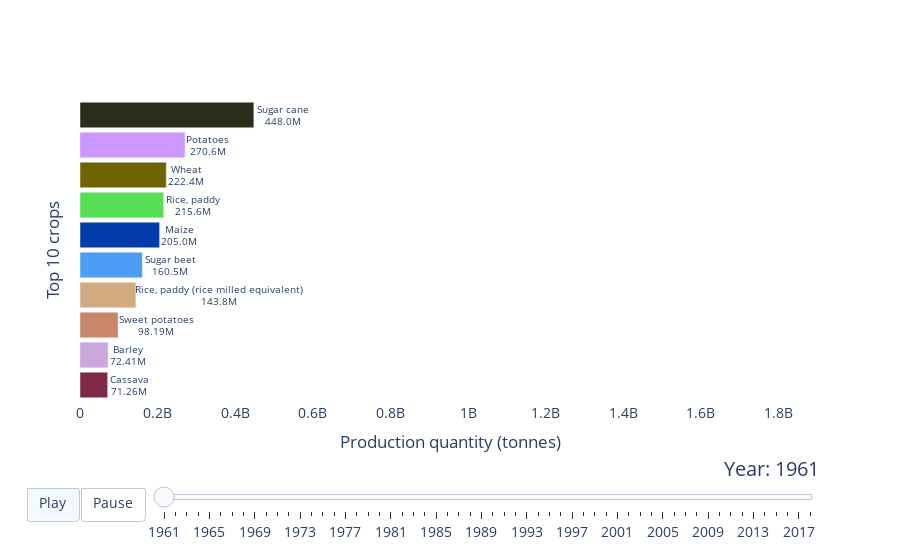

Notebook code for this chart:
### Code cell
data = pd.read_csv('https://raw.githubusercontent.com/lc5415/raceplotly/main/example/FAOSTAT_data.csv')

my_raceplot = barplot(data,  item_column='Item', value_column='Value', time_column='Year')

my_raceplot.plot(item_label = 'Top 10 crops',
                 value_label = 'Production quantity (tonnes)',
                 time_label = 'Year: ', ## overwrites default `Date: `
                 frame_duration = 800)

### Figure 1 — Plotly figure (JSON) as saved in the notebook; plotly's stock layout.template omitted (floating-point values rounded to 4 significant figures)
{"data": [{"cliponaxis": false, "hoverinfo": "all", "marker": {"color": ["rgb(129, 40, 68)", "rgb(202, 168, 221)", "rgb(201, 134, 106)", "rgb(209, 170, 127)", "rgb(75, 158, 243)", "rgb(1, 60, 170)", "rgb(87, 224, 85)", "rgb(111, 100, 3)", "rgb(204, 151, 254)", "rgb(43, 44, 26)"]}, "orientation": "h", "textangle": 0, "textposition": "outside", "texttemplate": "%{y}<br>%{x:.4s}", "type": "bar", "x": [71259839, 72411104, 98192635, 143836304, 160501987, 205027583, 215646633, 222357231, 270552196, 447977522], "y": ["Cassava", "Barley", "Sweet potatoes", "Rice, paddy (rice milled equivalent)", "Sugar beet", "Maize", "Rice, paddy", "Wheat", "Potatoes", "Sugar cane"]}], "layout": {"bargap": 0.15, "font": {"size": 14}, "plot_bgcolor": "#FFFFFF", "sliders": [{"active": 0, "currentvalue": {"font": {"size": 20}, "prefix": "Year: ", "visible": true, "xanchor": "right"}, "len": 0.9, "pad": {"b": 10, "t": 50}, "steps": [{"args": [["1961"], {"frame": {"duration": 800, "redraw": false}, "mode": "immediate", "transition": {"duration": 800}}], "label": "1961", "method": "animate"}, {"args": [["1962"], {"frame": {"duration": 800, "redraw": false}, "mode": "immediate", "transition": {"duration": 800}}], "label": "1962", "method": "animate"}, {"args": [["1963"], {"frame": {"duration": 800, "redraw": false}, "mode": "immediate", "transition": {"duration": 800}}], "label": "1963", "method": "animate"}, {"args": [["1964"], {"frame": {"duration": 800, "redraw": false}, "mode": "immediate", "transition": {"duration": 800}}], "label": "1964", "method": "animate"}, {"args": [["1965"], {"frame": {"duration": 800, "redraw": false}, "mode": "immediate", "transition": {"duration": 800}}], "label": "1965", "method": "animate"}, {"args": [["1966"], {"frame": {"duration": 800, "redraw": false}, "mode": "immediate", "transition": {"duration": 800}}], "label": "1966", "method": "animate"}, {"args": [["1967"], {"frame": {"duration": 800, "redraw": false}, "mode": "immediate", "transition": {"duration": 800}}], "label": "1967", "method": "animate"}, {"args": [["1968"], {"frame": {"duration": 800, "redraw": false}, "mode": "immediate", "transition": {"duration": 800}}], "label": "1968", "method": "animate"}, {"args": [["1969"], {"frame": {"duration": 800, "redraw": false}, "mode": "immediate", "transition": {"duration": 800}}], "label": "1969", "method": "animate"}, {"args": [["1970"], {"frame": {"duration": 800, "redraw": false}, "mode": "immediate", "transition": {"duration": 800}}], "label": "1970", "method": "animate"}, {"args": [["1971"], {"frame": {"duration": 800, "redraw": false}, "mode": "immediate", "transition": {"duration": 800}}], "label": "1971", "method": "animate"}, {"args": [["1972"], {"frame": {"duration": 800, "redraw": false}, "mode": "immediate", "transition": {"duration": 800}}], "label": "1972", "method": "animate"}, {"args": [["1973"], {"frame": {"duration": 800, "redraw": false}, "mode": "immediate", "transition": {"duration": 800}}], "label": "1973", "method": "animate"}, {"args": [["1974"], {"frame": {"duration": 800, "redraw": false}, "mode": "immediate", "transition": {"duration": 800}}], "label": "1974", "method": "animate"}, {"args": [["1975"], {"frame": {"duration": 800, "redraw": false}, "mode": "immediate", "transition": {"duration": 800}}], "label": "1975", "method": "animate"}, {"args": [["1976"], {"frame": {"duration": 800, "redraw": false}, "mode": "immediate", "transition": {"duration": 800}}], "label": "1976", "method": "animate"}, {"args": [["1977"], {"frame": {"duration": 800, "redraw": false}, "mode": "immediate", "transition": {"duration": 800}}], "label": "1977", "method": "animate"}, {"args": [["1978"], {"frame": {"duration": 800, "redraw": false}, "mode": "immediate", "transition": {"duration": 800}}], "label": "1978", "method": "animate"}, {"args": [["1979"], {"frame": {"duration": 800, "redraw": false}, "mode": "immediate", "transition": {"duration": 800}}], "label": "1979", "method": "animate"}, {"args": [["1980"], {"frame": {"duration": 800, "redraw": false}, "mode": "immediate", "transition": {"duration": 800}}], "label": "1980", "method": "animate"}, {"args": [["1981"], {"frame": {"duration": 800, "redraw": false}, "mode": "immediate", "transition": {"duration": 800}}], "label": "1981", "method": "animate"}, {"args": [["1982"], {"frame": {"duration": 800, "redraw": false}, "mode": "immediate", "transition": {"duration": 800}}], "label": "1982", "method": "animate"}, {"args": [["1983"], {"frame": {"duration": 800, "redraw": false}, "mode": "immediate", "transition": {"duration": 800}}], "label": "1983", "method": "animate"}, {"args": [["1984"], {"frame": {"duration": 800, "redraw": false}, "mode": "immediate", "transition": {"duration": 800}}], "label": "1984", "method": "animate"}, {"args": [["1985"], {"frame": {"duration": 800, "redraw": false}, "mode": "immediate", "transition": {"duration": 800}}], "label": "1985", "method": "animate"}, {"args": [["1986"], {"frame": {"duration": 800, "redraw": false}, "mode": "immediate", "transition": {"duration": 800}}], "label": "1986", "method": "animate"}, {"args": [["1987"], {"frame": {"duration": 800, "redraw": false}, "mode": "immediate", "transition": {"duration": 800}}], "label": "1987", "method": "animate"}, {"args": [["1988"], {"frame": {"duration": 800, "redraw": false}, "mode": "immediate", "transition": {"duration": 800}}], "label": "1988", "method": "animate"}, {"args": [["1989"], {"frame": {"duration": 800, "redraw": false}, "mode": "immediate", "transition": {"duration": 800}}], "label": "1989", "method": "animate"}, {"args": [["1990"], {"frame": {"duration": 800, "redraw": false}, "mode": "immediate", "transition": {"duration": 800}}], "label": "1990", "method": "animate"}, {"args": [["1991"], {"frame": {"duration": 800, "redraw": false}, "mode": "immediate", "transition": {"duration": 800}}], "label": "1991", "method": "animate"}, {"args": [["1992"], {"frame": {"duration": 800, "redraw": false}, "mode": "immediate", "transition": {"duration": 800}}], "label": "1992", "method": "animate"}, {"args": [["1993"], {"frame": {"duration": 800, "redraw": false}, "mode": "immediate", "transition": {"duration": 800}}], "label": "1993", "method": "animate"}, {"args": [["1994"], {"frame": {"duration": 800, "redraw": false}, "mode": "immediate", "transition": {"duration": 800}}], "label": "1994", "method": "animate"}, {"args": [["1995"], {"frame": {"duration": 800, "redraw": false}, "mode": "immediate", "transition": {"duration": 800}}], "label": "1995", "method": "animate"}, {"args": [["1996"], {"frame": {"duration": 800, "redraw": false}, "mode": "immediate", "transition": {"duration": 800}}], "label": "1996", "method": "animate"}, {"args": [["1997"], {"frame": {"duration": 800, "redraw": false}, "mode": "immediate", "transition": {"duration": 800}}], "label": "1997", "method": "animate"}, {"args": [["1998"], {"frame": {"duration": 800, "redraw": false}, "mode": "immediate", "transition": {"duration": 800}}], "label": "1998", "method": "animate"}, {"args": [["1999"], {"frame": {"duration": 800, "redraw": false}, "mode": "immediate", "transition": {"duration": 800}}], "label": "1999", "method": "animate"}, {"args": [["2000"], {"frame": {"duration": 800, "redraw": false}, "mode": "immediate", "transition": {"duration": 800}}], "label": "2000", "method": "animate"}, {"args": [["2001"], {"frame": {"duration": 800, "redraw": false}, "mode": "immediate", "transition": {"duration": 800}}], "label": "2001", "method": "animate"}, {"args": [["2002"], {"frame": {"duration": 800, "redraw": false}, "mode": "immediate", "transition": {"duration": 800}}], "label": "2002", "method": "animate"}, {"args": [["2003"], {"frame": {"duration": 800, "redraw": false}, "mode": "immediate", "transition": {"duration": 800}}], "label": "2003", "method": "animate"}, {"args": [["2004"], {"frame": {"duration": 800, "redraw": false}, "mode": "immediate", "transition": {"duration": 800}}], "label": "2004", "method": "animate"}, {"args": [["2005"], {"frame": {"duration": 800, "redraw": false}, "mode": "immediate", "transition": {"duration": 800}}], "label": "2005", "method": "animate"}, {"args": [["2006"], {"frame": {"duration": 800, "redraw": false}, "mode": "immediate", "transition": {"duration": 800}}], "label": "2006", "method": "animate"}, {"args": [["2007"], {"frame": {"duration": 800, "redraw": false}, "mode": "immediate", "transition": {"duration": 800}}], "label": "2007", "method": "animate"}, {"args": [["2008"], {"frame": {"duration": 800, "redraw": false}, "mode": "immediate", "transition": {"duration": 800}}], "label": "2008", "method": "animate"}, {"args": [["2009"], {"frame": {"duration": 800, "redraw": false}, "mode": "immediate", "transition": {"duration": 800}}], "label": "2009", "method": "animate"}, {"args": [["2010"], {"frame": {"duration": 800, "redraw": false}, "mode": "immediate", "transition": {"duration": 800}}], "label": "2010", "method": "animate"}, {"args": [["2011"], {"frame": {"duration": 800, "redraw": false}, "mode": "immediate", "transition": {"duration": 800}}], "label": "2011", "method": "animate"}, {"args": [["2012"], {"frame": {"duration": 800, "redraw": false}, "mode": "immediate", "transition": {"duration": 800}}], "label": "2012", "method": "animate"}, {"args": [["2013"], {"frame": {"duration": 800, "redraw": false}, "mode": "immediate", "transition": {"duration": 800}}], "label": "2013", "method": "animate"}, {"args": [["2014"], {"frame": {"duration": 800, "redraw": false}, "mode": "immediate", "transition": {"duration": 800}}], "label": "2014", "method": "animate"}, {"args": [["2015"], {"frame": {"duration": 800, "redraw": false}, "mode": "immediate", "transition": {"duration": 800}}], "label": "2015", "method": "animate"}, {"args": [["2016"], {"frame": {"duration": 800, "redraw": false}, "mode": "immediate", "transition": {"duration": 800}}], "label": "2016", "method": "animate"}, {"args": [["2017"], {"frame": {"duration": 800, "redraw": false}, "mode": "immediate", "transition": {"duration": 800}}], "label": "2017", "method": "animate"}, {"args": [["2018"], {"frame": {"duration": 800, "redraw": false}, "mode": "immediate", "transition": {"duration": 800}}], "label": "2018", "method": "animate"}], "transition": {"duration": 300, "easing": "cubic-in-out"}, "x": 0.1, "xanchor": "left", "y": 0, "yanchor": "top"}], "updatemenus": [{"buttons": [{"args": [null, {"frame": {"duration": 800, "redraw": false}, "fromcurrent": true, "transition": {"duration": 800, "easing": "quadratic-in-out"}}], "label": "Play", "method": "animate"}, {"args": [[null], {"frame": {"duration": 0, "redraw": false}, "mode": "immediate", "transition": {"duration": 0}}], "label": "Pause", "method": "animate"}], "direction": "left", "pad": {"r": 10, "t": 87}, "showactive": true, "type": "buttons", "x": 0.1, "xanchor": "right", "y": 0, "yanchor": "top"}], "xaxis": {"range": [0, 1907024730], "showline": true, "showticklabels": true, "title": {"text": "Production quantity (tonnes)"}, "visible": true}, "yaxis": {"showline": false, "showticklabels": false, "title": {"text": "Top 10 crops"}, "visible": true}}}
